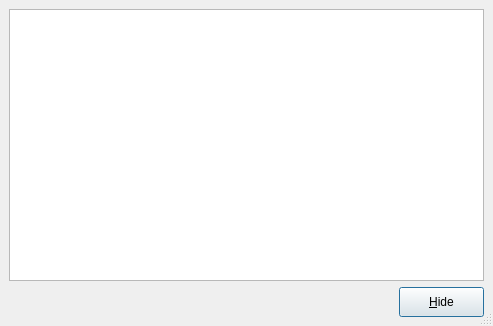
<ui version="4.0" >
 <class>QedConsole</class>
 <widget class="QDialog" name="QedConsole" >
  <property name="geometry" >
   <rect>
    <x>0</x>
    <y>0</y>
    <width>493</width>
    <height>326</height>
   </rect>
  </property>
  <property name="windowTitle" >
   <string>PCP GUI Console</string>
  </property>
  <property name="sizeGripEnabled" >
   <bool>true</bool>
  </property>
  <layout class="QGridLayout" >
   <property name="margin" >
    <number>9</number>
   </property>
   <property name="spacing" >
    <number>6</number>
   </property>
   <item row="0" column="0" >
    <layout class="QVBoxLayout" >
     <property name="margin" >
      <number>0</number>
     </property>
     <property name="spacing" >
      <number>6</number>
     </property>
     <item>
      <widget class="QTextEdit" name="text" >
       <property name="sizePolicy" >
        <sizepolicy>
         <hsizetype>3</hsizetype>
         <vsizetype>3</vsizetype>
         <horstretch>0</horstretch>
         <verstretch>0</verstretch>
        </sizepolicy>
       </property>
       <property name="autoFormatting" >
        <set>QTextEdit::AutoNone</set>
       </property>
       <property name="readOnly" >
        <bool>true</bool>
       </property>
      </widget>
     </item>
     <item>
      <layout class="QHBoxLayout" >
       <property name="margin" >
        <number>0</number>
       </property>
       <property name="spacing" >
        <number>6</number>
       </property>
       <item>
        <spacer>
         <property name="orientation" >
          <enum>Qt::Horizontal</enum>
         </property>
         <property name="sizeHint" >
          <size>
           <width>40</width>
           <height>20</height>
          </size>
         </property>
        </spacer>
       </item>
       <item>
        <widget class="QPushButton" name="buttonHide" >
         <property name="sizePolicy" >
          <sizepolicy>
           <hsizetype>0</hsizetype>
           <vsizetype>0</vsizetype>
           <horstretch>0</horstretch>
           <verstretch>0</verstretch>
          </sizepolicy>
         </property>
         <property name="minimumSize" >
          <size>
           <width>85</width>
           <height>30</height>
          </size>
         </property>
         <property name="maximumSize" >
          <size>
           <width>85</width>
           <height>30</height>
          </size>
         </property>
         <property name="text" >
          <string>&amp;Hide</string>
         </property>
         <property name="shortcut" >
          <string>Alt+H</string>
         </property>
         <property name="autoDefault" >
          <bool>true</bool>
         </property>
         <property name="default" >
          <bool>true</bool>
         </property>
        </widget>
       </item>
      </layout>
     </item>
    </layout>
   </item>
  </layout>
 </widget>
 <connections>
  <connection>
   <sender>buttonHide</sender>
   <signal>clicked()</signal>
   <receiver>QedConsole</receiver>
   <slot>accept()</slot>
   <hints>
    <hint type="sourcelabel" >
     <x>20</x>
     <y>20</y>
    </hint>
    <hint type="destinationlabel" >
     <x>20</x>
     <y>20</y>
    </hint>
   </hints>
  </connection>
 </connections>
</ui>
